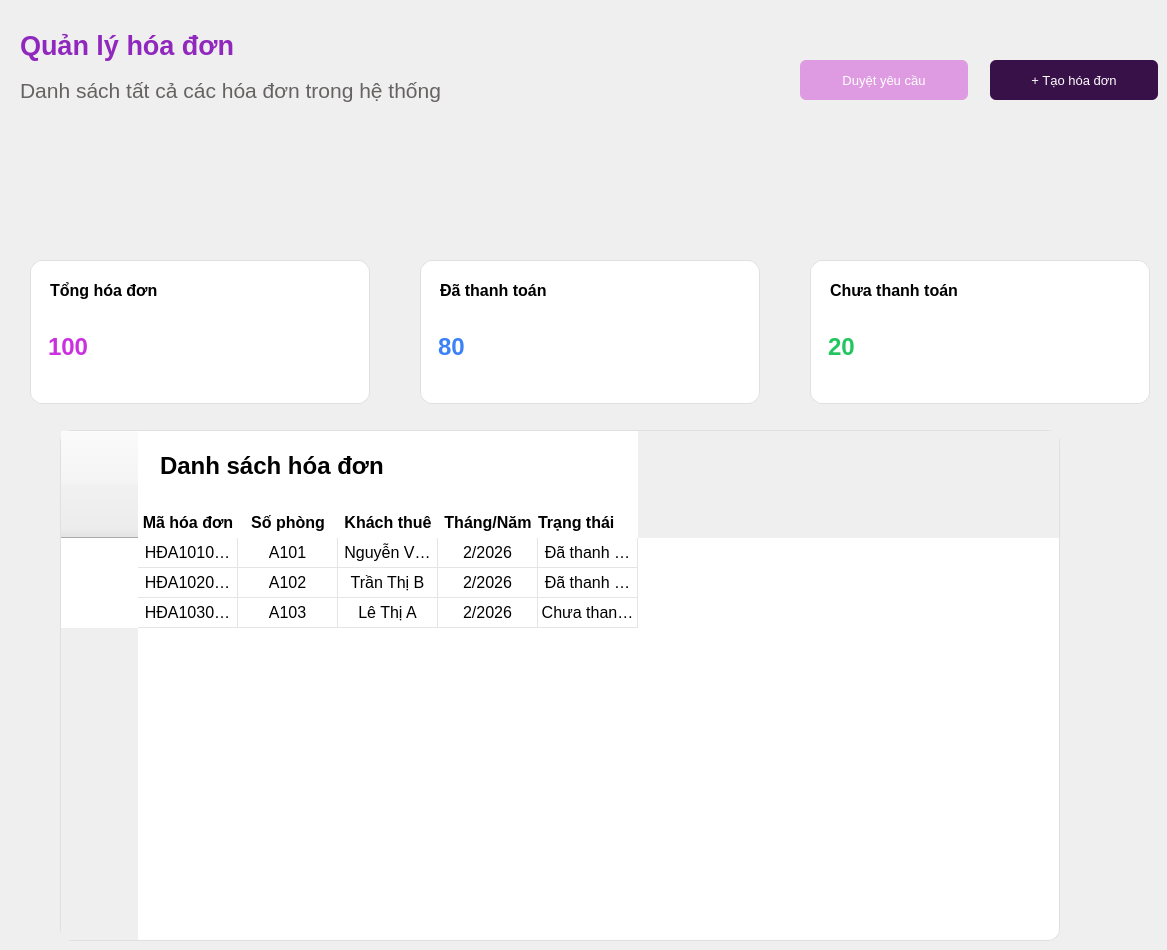
    <widget class="QWidget" name="page_6">
     <widget class="QLabel" name="label_32">
      <property name="geometry">
       <rect>
        <x>20</x>
        <y>30</y>
        <width>481</width>
        <height>91</height>
       </rect>
      </property>
      <property name="font">
       <font>
        <family>Arial</family>
        <pointsize>20</pointsize>
        <weight>75</weight>
        <bold>true</bold>
       </font>
      </property>
      <property name="text">
       <string>&lt;html&gt;&lt;head/&gt;&lt;body&gt;&lt;p&gt;&lt;span style=&quot; color:#9028bd;&quot;&gt;Quản lý hóa đơn&lt;/span&gt;&lt;/p&gt;&lt;p&gt;&lt;span style=&quot; font-size:16pt; font-weight:400; color:#666262;&quot;&gt;Danh sách tất cả các hóa đơn trong hệ thống&lt;/span&gt;&lt;br/&gt;&lt;/p&gt;&lt;/body&gt;&lt;/html&gt;</string>
      </property>
     </widget>
     <widget class="QLineEdit" name="lne_unpaidBill">
      <property name="geometry">
       <rect>
        <x>810</x>
        <y>260</y>
        <width>340</width>
        <height>144</height>
       </rect>
      </property>
      <property name="font">
       <font>
        <family>Arial</family>
        <pointsize>18</pointsize>
        <weight>75</weight>
        <bold>true</bold>
       </font>
      </property>
      <property name="styleSheet">
       <string notr="true">QLineEdit{
border:1px solid #e0e0e0;
border-radius:12px;
padding-top:30px;
padding-left:15px;
color: #22C55E;
}</string>
      </property>
      <property name="text">
       <string>20</string>
      </property>
     </widget>
     <widget class="QLabel" name="label_35">
      <property name="geometry">
       <rect>
        <x>830</x>
        <y>270</y>
        <width>241</width>
        <height>41</height>
       </rect>
      </property>
      <property name="font">
       <font>
        <family>Arial</family>
        <pointsize>12</pointsize>
        <weight>75</weight>
        <bold>true</bold>
       </font>
      </property>
      <property name="text">
       <string>Chưa thanh toán</string>
      </property>
     </widget>
     <widget class="QLineEdit" name="lne_sumBill">
      <property name="geometry">
       <rect>
        <x>30</x>
        <y>260</y>
        <width>340</width>
        <height>144</height>
       </rect>
      </property>
      <property name="font">
       <font>
        <family>Arial</family>
        <pointsize>18</pointsize>
        <weight>75</weight>
        <bold>true</bold>
       </font>
      </property>
      <property name="styleSheet">
       <string notr="true">QLineEdit{
border:1px solid #e0e0e0;
border-radius:12px;
padding-top:30px;
padding-left:15px;
color:#CB30E0; 
}</string>
      </property>
      <property name="text">
       <string>100</string>
      </property>
     </widget>
     <widget class="QLabel" name="label_33">
      <property name="geometry">
       <rect>
        <x>50</x>
        <y>270</y>
        <width>241</width>
        <height>41</height>
       </rect>
      </property>
      <property name="font">
       <font>
        <family>Arial</family>
        <pointsize>12</pointsize>
        <weight>75</weight>
        <bold>true</bold>
       </font>
      </property>
      <property name="text">
       <string>Tổng hóa đơn</string>
      </property>
     </widget>
     <widget class="QLineEdit" name="lne_paidBill">
      <property name="geometry">
       <rect>
        <x>420</x>
        <y>260</y>
        <width>340</width>
        <height>144</height>
       </rect>
      </property>
      <property name="font">
       <font>
        <family>Arial</family>
        <pointsize>18</pointsize>
        <weight>75</weight>
        <bold>true</bold>
       </font>
      </property>
      <property name="styleSheet">
       <string notr="true">QLineEdit{
border:1px solid #e0e0e0;
border-radius:12px;
padding-top:30px;
padding-left:15px;
color:#3B82F6; 
}</string>
      </property>
      <property name="text">
       <string>80</string>
      </property>
     </widget>
     <widget class="QLabel" name="label_34">
      <property name="geometry">
       <rect>
        <x>440</x>
        <y>270</y>
        <width>241</width>
        <height>41</height>
       </rect>
      </property>
      <property name="font">
       <font>
        <family>Arial</family>
        <pointsize>12</pointsize>
        <weight>75</weight>
        <bold>true</bold>
       </font>
      </property>
      <property name="text">
       <string>Đã thanh toán</string>
      </property>
     </widget>
     <widget class="QTableWidget" name="tableWidget_Bill">
      <property name="geometry">
       <rect>
        <x>60</x>
        <y>430</y>
        <width>1000</width>
        <height>511</height>
       </rect>
      </property>
      <property name="styleSheet">
       <string notr="true">QTableWidget{
    background:white;
	border:1px solid #e0e0e0;
	border-radius:12px;
    gridline-color:#e5e5e5;
}

QHeaderView::section{
    background:white;
    border:none;
    font-weight:bold;
	font-size:16px;
    qproperty-alignment: AlignCenter;
    padding-top:75px;
}

QTableWidget::item{
    padding:8px;
}</string>
      </property>
      <row>
       <property name="text">
        <string>1</string>
       </property>
      </row>
      <row>
       <property name="text">
        <string>New Row</string>
       </property>
      </row>
      <row>
       <property name="text">
        <string>New Row</string>
       </property>
      </row>
      <column>
       <property name="text">
        <string>Mã hóa đơn</string>
       </property>
       <property name="font">
        <font>
         <family>Arial</family>
         <pointsize>18</pointsize>
         <weight>75</weight>
         <bold>true</bold>
        </font>
       </property>
      </column>
      <column>
       <property name="text">
        <string>Số phòng</string>
       </property>
       <property name="font">
        <font>
         <family>Arial</family>
         <pointsize>18</pointsize>
         <weight>75</weight>
         <bold>true</bold>
        </font>
       </property>
      </column>
      <column>
       <property name="text">
        <string>Khách thuê</string>
       </property>
       <property name="font">
        <font>
         <family>Arial</family>
         <pointsize>18</pointsize>
         <weight>75</weight>
         <bold>true</bold>
        </font>
       </property>
      </column>
      <column>
       <property name="text">
        <string>Tháng/Năm</string>
       </property>
       <property name="font">
        <font>
         <family>Arial</family>
         <pointsize>18</pointsize>
         <weight>75</weight>
         <bold>true</bold>
        </font>
       </property>
      </column>
      <column>
       <property name="text">
        <string>Trạng thái</string>
       </property>
       <property name="font">
        <font>
         <family>Arial</family>
         <pointsize>18</pointsize>
         <weight>75</weight>
         <bold>true</bold>
        </font>
       </property>
       <property name="textAlignment">
        <set>AlignLeading|AlignVCenter</set>
       </property>
      </column>
      <item row="0" column="0">
       <property name="text">
        <string>HĐA1010226</string>
       </property>
       <property name="font">
        <font>
         <family>Arial</family>
         <pointsize>12</pointsize>
        </font>
       </property>
       <property name="textAlignment">
        <set>AlignCenter</set>
       </property>
      </item>
      <item row="0" column="1">
       <property name="text">
        <string>A101</string>
       </property>
       <property name="font">
        <font>
         <family>Arial</family>
         <pointsize>12</pointsize>
        </font>
       </property>
       <property name="textAlignment">
        <set>AlignCenter</set>
       </property>
      </item>
      <item row="0" column="2">
       <property name="text">
        <string>Nguyễn Văn A</string>
       </property>
       <property name="font">
        <font>
         <family>Arial</family>
         <pointsize>12</pointsize>
        </font>
       </property>
       <property name="textAlignment">
        <set>AlignCenter</set>
       </property>
      </item>
      <item row="0" column="3">
       <property name="text">
        <string>2/2026</string>
       </property>
       <property name="font">
        <font>
         <family>Arial</family>
         <pointsize>12</pointsize>
        </font>
       </property>
       <property name="textAlignment">
        <set>AlignCenter</set>
       </property>
      </item>
      <item row="0" column="4">
       <property name="text">
        <string>Đã thanh toán</string>
       </property>
       <property name="font">
        <font>
         <family>Arial</family>
         <pointsize>12</pointsize>
        </font>
       </property>
       <property name="textAlignment">
        <set>AlignCenter</set>
       </property>
      </item>
      <item row="1" column="0">
       <property name="text">
        <string>HĐA1020226</string>
       </property>
       <property name="font">
        <font>
         <family>Arial</family>
         <pointsize>12</pointsize>
        </font>
       </property>
       <property name="textAlignment">
        <set>AlignCenter</set>
       </property>
       <property name="foreground">
        <brush brushstyle="NoBrush">
         <color alpha="255">
          <red>3</red>
          <green>0</green>
          <blue>0</blue>
         </color>
        </brush>
       </property>
      </item>
      <item row="1" column="1">
       <property name="text">
        <string>A102</string>
       </property>
       <property name="font">
        <font>
         <family>Arial</family>
         <pointsize>12</pointsize>
        </font>
       </property>
       <property name="textAlignment">
        <set>AlignCenter</set>
       </property>
      </item>
      <item row="1" column="2">
       <property name="text">
        <string>Trần Thị B</string>
       </property>
       <property name="font">
        <font>
         <family>Arial</family>
         <pointsize>12</pointsize>
        </font>
       </property>
       <property name="textAlignment">
        <set>AlignCenter</set>
       </property>
      </item>
      <item row="1" column="3">
       <property name="text">
        <string>2/2026</string>
       </property>
       <property name="font">
        <font>
         <family>Arial</family>
         <pointsize>12</pointsize>
        </font>
       </property>
       <property name="textAlignment">
        <set>AlignCenter</set>
       </property>
      </item>
      <item row="1" column="4">
       <property name="text">
        <string>Đã thanh toán</string>
       </property>
       <property name="font">
        <font>
         <family>Arial</family>
         <pointsize>12</pointsize>
        </font>
       </property>
       <property name="textAlignment">
        <set>AlignCenter</set>
       </property>
      </item>
      <item row="2" column="0">
       <property name="text">
        <string>HĐA1030226</string>
       </property>
       <property name="font">
        <font>
         <family>Arial</family>
         <pointsize>12</pointsize>
        </font>
       </property>
       <property name="textAlignment">
        <set>AlignCenter</set>
       </property>
      </item>
      <item row="2" column="1">
       <property name="text">
        <string>A103</string>
       </property>
       <property name="font">
        <font>
         <family>Arial</family>
         <pointsize>12</pointsize>
        </font>
       </property>
       <property name="textAlignment">
        <set>AlignCenter</set>
       </property>
      </item>
      <item row="2" column="2">
       <property name="text">
        <string>Lê Thị A</string>
       </property>
       <property name="font">
        <font>
         <family>Arial</family>
         <pointsize>12</pointsize>
        </font>
       </property>
       <property name="textAlignment">
        <set>AlignCenter</set>
       </property>
      </item>
      <item row="2" column="3">
       <property name="text">
        <string>2/2026</string>
       </property>
       <property name="font">
        <font>
         <family>Arial</family>
         <pointsize>12</pointsize>
        </font>
       </property>
       <property name="textAlignment">
        <set>AlignCenter</set>
       </property>
      </item>
      <item row="2" column="4">
       <property name="text">
        <string>Chưa thanh toán</string>
       </property>
       <property name="font">
        <font>
         <family>Arial</family>
         <pointsize>12</pointsize>
        </font>
       </property>
       <property name="textAlignment">
        <set>AlignCenter</set>
       </property>
      </item>
     </widget>
     <widget class="QLabel" name="label_36">
      <property name="geometry">
       <rect>
        <x>160</x>
        <y>450</y>
        <width>381</width>
        <height>31</height>
       </rect>
      </property>
      <property name="font">
       <font>
        <family>Arial</family>
        <pointsize>18</pointsize>
        <weight>75</weight>
        <bold>true</bold>
       </font>
      </property>
      <property name="text">
       <string>Danh sách hóa đơn</string>
      </property>
     </widget>
     <widget class="QPushButton" name="pb_bill_duyetRequest">
      <property name="geometry">
       <rect>
        <x>800</x>
        <y>60</y>
        <width>168</width>
        <height>40</height>
       </rect>
      </property>
      <property name="font">
       <font>
        <family>Arial</family>
        <pointsize>10</pointsize>
       </font>
      </property>
      <property name="styleSheet">
       <string notr="true">QPushButton {
    border: none;
    padding: 10px 15px;
    color: white;
	background-color: #DF9BE2;
 	border-radius: 6px;
}
</string>
      </property>
      <property name="text">
       <string>Duyệt yêu cầu</string>
      </property>
     </widget>
     <widget class="QPushButton" name="pb_addBill">
      <property name="geometry">
       <rect>
        <x>990</x>
        <y>60</y>
        <width>168</width>
        <height>40</height>
       </rect>
      </property>
      <property name="font">
       <font>
        <family>Arial</family>
        <pointsize>10</pointsize>
       </font>
      </property>
      <property name="styleSheet">
       <string notr="true">QPushButton {
    border: none;
    padding: 10px 15px;
    color: white;
	background-color: #391149;
 	border-radius: 6px
}
</string>
      </property>
      <property name="text">
       <string>+ Tạo hóa đơn</string>
      </property>
     </widget>
    </widget>
